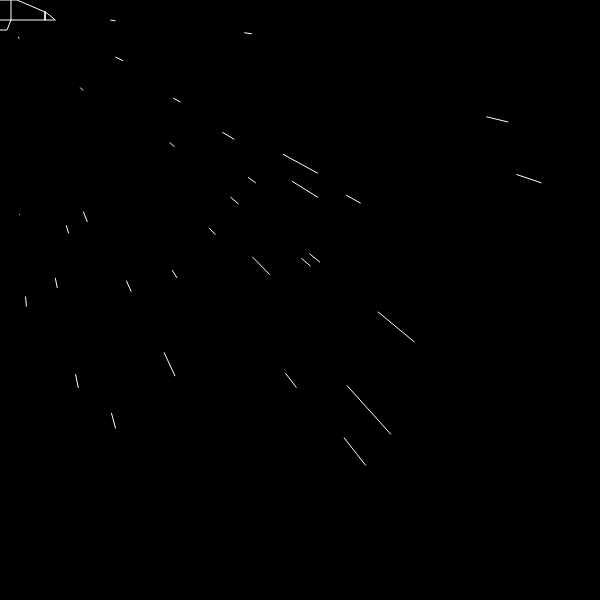
Frame 1 (no input)
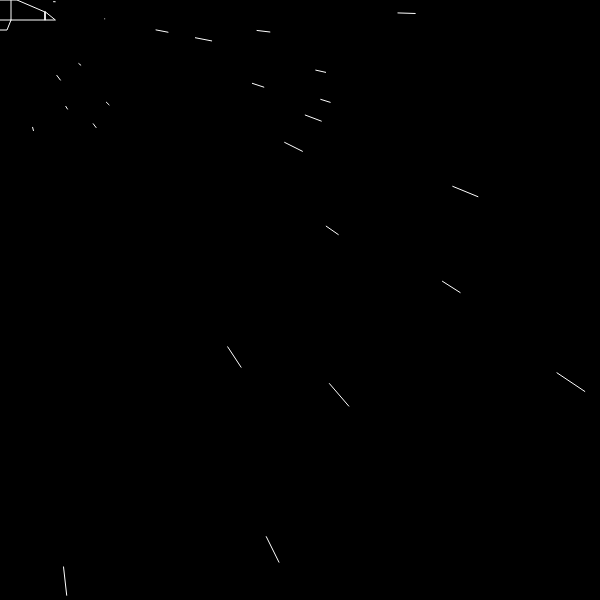
Frame 60 (no input)
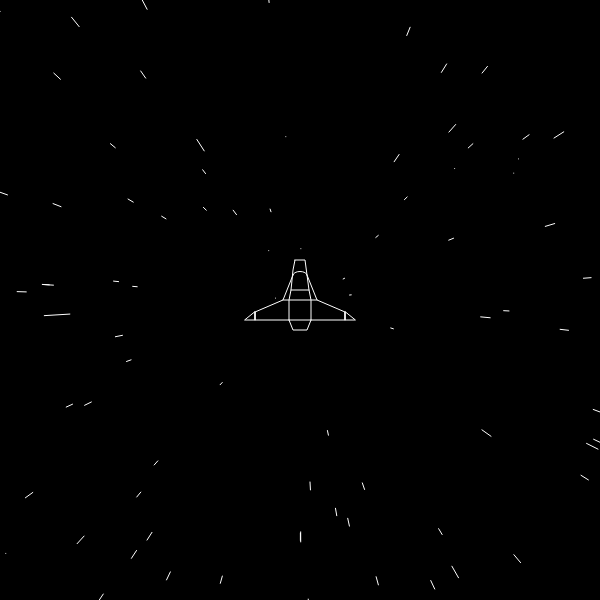
Frame 120 (the mouse pressed at the canvas centre since frame 60)

The p5.js sketch that drew these frames (run headless with seeded random() and noise() and a simulated clock; from frame 60 on, the mouse is pressed at the canvas centre):

// p5.js sketch
// ── sketch.js
var space;

function setup() {
  createCanvas(600, 600);
  space = new Space();
}

function draw() {
  background(0);
  space.run();
}

// ── ship.js
function Ship() {

  this.x = width / 2;
  this.y = height / 2;


  this.update = function() {

    this.x = mouseX;
    this.y = mouseY;
  }

  this.show = function() {

    noFill();
    stroke(255);

    //hull
    beginShape();
    vertex(this.x - 5, this.y - 40); //1
    vertex(this.x + 5, this.y - 40); //2
    vertex(this.x + 7, this.y - 25); //3
    vertex(this.x + 9, this.y - 10); //4
    vertex(this.x + 11, this.y); //5
    vertex(this.x + 11, this.y + 20); //6
    vertex(this.x + 7, this.y + 30); //7
    vertex(this.x - 7, this.y + 30); //8
    vertex(this.x - 11, this.y + 20); //9
    vertex(this.x - 11, this.y); //10
    vertex(this.x - 9, this.y - 10); //11
    vertex(this.x - 7, this.y - 30); //12
    endShape(CLOSE);

    //leftwing
    beginShape();
    vertex(this.x - 7, this.y - 25); //1lw
    vertex(this.x - 17, this.y); //2l
    vertex(this.x - 45, this.y + 12); //3l
    // vertex(this.x - 55, this.y + 20); //4l
    vertex(this.x - 45, this.y + 20); //5l
    vertex(this.x - 11, this.y + 20); //6l
    endShape();

    //righttwing
    beginShape();
    vertex(this.x + 7, this.y - 25); //1r
    vertex(this.x + 17, this.y); //2r
    vertex(this.x + 45, this.y + 12); //3r
    //vertex(this.x + 55, this.y + 20); //4r
    vertex(this.x + 45, this.y + 20); //5r
    vertex(this.x + 11, this.y + 20); //6r
    endShape();

    line(this.x + 9, this.y - 10, this.x - 9, this.y - 10); // 4-11
    line(this.x - 17, this.y, this.x + 17, this.y); //2l-2r
    line(this.x + 11, this.y + 20, this.x - 11, this.y + 20); //6-9
    line(this.x - 45, this.y + 12, this.x - 45, this.y + 20); //3l -5l
    line(this.x + 45, this.y + 12, this.x + 45, this.y + 20); // 3r -5r
    arc(this.x, this.y - 25, 14, 7, PI, TWO_PI);

    triangle(this.x - 45, this.y + 12, this.x - 45, this.y + 20, this.x - 55, this.y + 20);
    triangle(this.x + 45, this.y + 12, this.x + 45, this.y + 20, this.x + 55, this.y + 20);

  }
}

// ── space.js
function Space() {

  this.strs_am = 200;
  this.strs = [];
  this.ship = new Ship();

  for (var i = 0; i < this.strs_am; i++) {
    this.strs[i] = new Star();
  }

  this.run = function() {

    for (var i = 0; i < this.strs.length; i++) {
      this.strs[i].update();
      this.strs[i].show();
    }

    this.ship.update();
    this.ship.show();
  }
}

// ── star.js
function Star() {

  this.x = random(-width / 2, width / 2);
  this.y = random(-height / 2, height / 2);
  this.z = random(width);
  this.pz = this.z;


  this.update = function() {
    this.z = this.z - 15;
    if (this.z < 1) {
      this.x = random(-width / 2, width / 2);
      this.y = random(-height / 2, height / 2);
      this.z = width;
      this.pz = this.z;
    }
  }

  this.show = function() {

    var sx = map(this.x / this.z, 0, 1, 0, width);
    var sy = map(this.y / this.z, 0, 1, 0, height);

    var px = map(this.x / this.pz, 0, 1, 0, width);
    var py = map(this.y / this.pz, 0, 1, 0, height);

    noStroke();
    fill(255);
    var r = map(this.z, 0, width, 13, 2);
    //ellipse(sx, sy, r, r);

    this.pz = this.z;

    push();
    translate(mouseX, mouseY);
    stroke(255);
    line(px, py, sx, sy);
    pop();
  }
}
